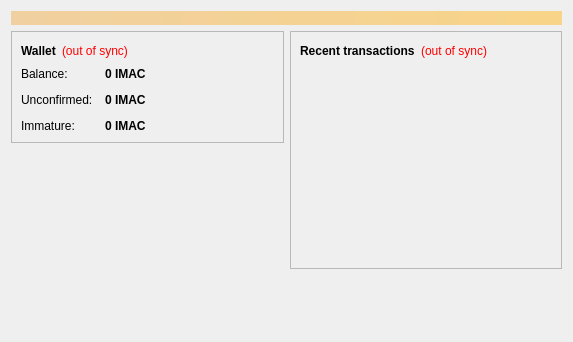
<?xml version="1.0" encoding="UTF-8"?>
<ui version="4.0">
 <class>OverviewPage</class>
 <widget class="QWidget" name="OverviewPage">
  <property name="geometry">
   <rect>
    <x>0</x>
    <y>0</y>
    <width>573</width>
    <height>342</height>
   </rect>
  </property>
  <property name="windowTitle">
   <string>Form</string>
  </property>
  <layout class="QVBoxLayout" name="topLayout">
   <item>
    <widget class="QLabel" name="labelAlerts">
     <property name="visible">
      <bool>false</bool>
     </property>
     <property name="styleSheet">
      <string notr="true">background-color: qlineargradient(x1: 0, y1: 0, x2: 1, y2: 0, stop:0 #F0D0A0, stop:1 #F8D488); color:#000000;</string>
     </property>
     <property name="wordWrap">
      <bool>true</bool>
     </property>
     <property name="margin">
      <number>3</number>
     </property>
    </widget>
   </item>
   <item>
    <layout class="QHBoxLayout" name="horizontalLayout" stretch="1,1">
     <item>
      <layout class="QVBoxLayout" name="verticalLayout_2">
       <item>
        <widget class="QFrame" name="frame">
         <property name="frameShape">
          <enum>QFrame::StyledPanel</enum>
         </property>
         <property name="frameShadow">
          <enum>QFrame::Raised</enum>
         </property>
         <layout class="QVBoxLayout" name="verticalLayout_4">
          <item>
           <layout class="QHBoxLayout" name="horizontalLayout_4">
            <item>
             <widget class="QLabel" name="label_5">
              <property name="font">
               <font>
                <weight>75</weight>
                <bold>true</bold>
               </font>
              </property>
              <property name="text">
               <string>Wallet</string>
              </property>
             </widget>
            </item>
            <item>
             <widget class="QLabel" name="labelWalletStatus">
              <property name="toolTip">
               <string>The displayed information may be out of date. Your wallet automatically synchronizes with the IMAcredit network after a connection is established, but this process has not completed yet.</string>
              </property>
              <property name="styleSheet">
               <string notr="true">QLabel { color: red; }</string>
              </property>
              <property name="text">
               <string notr="true">(out of sync)</string>
              </property>
              <property name="alignment">
               <set>Qt::AlignLeading|Qt::AlignLeft|Qt::AlignVCenter</set>
              </property>
             </widget>
            </item>
            <item>
             <spacer name="horizontalSpacer_2">
              <property name="orientation">
               <enum>Qt::Horizontal</enum>
              </property>
              <property name="sizeHint" stdset="0">
               <size>
                <width>40</width>
                <height>20</height>
               </size>
              </property>
             </spacer>
            </item>
           </layout>
          </item>
          <item>
           <layout class="QFormLayout" name="formLayout_2">
            <property name="fieldGrowthPolicy">
             <enum>QFormLayout::AllNonFixedFieldsGrow</enum>
            </property>
            <property name="horizontalSpacing">
             <number>12</number>
            </property>
            <property name="verticalSpacing">
             <number>12</number>
            </property>
            <item row="0" column="0">
             <widget class="QLabel" name="label">
              <property name="text">
               <string>Balance:</string>
              </property>
             </widget>
            </item>
            <item row="0" column="1">
             <widget class="QLabel" name="labelBalance">
              <property name="font">
               <font>
                <weight>75</weight>
                <bold>true</bold>
               </font>
              </property>
              <property name="cursor">
               <cursorShape>IBeamCursor</cursorShape>
              </property>
              <property name="toolTip">
               <string>Your current balance</string>
              </property>
              <property name="text">
               <string notr="true">0 IMAC</string>
              </property>
              <property name="textInteractionFlags">
               <set>Qt::LinksAccessibleByMouse|Qt::TextSelectableByKeyboard|Qt::TextSelectableByMouse</set>
              </property>
             </widget>
            </item>
            <item row="1" column="0">
             <widget class="QLabel" name="label_3">
              <property name="text">
               <string>Unconfirmed:</string>
              </property>
             </widget>
            </item>
            <item row="1" column="1">
             <widget class="QLabel" name="labelUnconfirmed">
              <property name="font">
               <font>
                <weight>75</weight>
                <bold>true</bold>
               </font>
              </property>
              <property name="cursor">
               <cursorShape>IBeamCursor</cursorShape>
              </property>
              <property name="toolTip">
               <string>Total of transactions that have yet to be confirmed, and do not yet count toward the current balance</string>
              </property>
              <property name="text">
               <string notr="true">0 IMAC</string>
              </property>
              <property name="textInteractionFlags">
               <set>Qt::LinksAccessibleByMouse|Qt::TextSelectableByKeyboard|Qt::TextSelectableByMouse</set>
              </property>
             </widget>
            </item>
            <item row="2" column="0">
             <widget class="QLabel" name="labelImmatureText">
              <property name="text">
               <string>Immature:</string>
              </property>
             </widget>
            </item>
            <item row="2" column="1">
             <widget class="QLabel" name="labelImmature">
              <property name="font">
               <font>
                <weight>75</weight>
                <bold>true</bold>
               </font>
              </property>
              <property name="toolTip">
               <string>Mined balance that has not yet matured</string>
              </property>
              <property name="text">
               <string notr="true">0 IMAC</string>
              </property>
              <property name="textInteractionFlags">
               <set>Qt::LinksAccessibleByMouse|Qt::TextSelectableByKeyboard|Qt::TextSelectableByMouse</set>
              </property>
             </widget>
            </item>
           </layout>
          </item>
         </layout>
        </widget>
       </item>
       <item>
        <spacer name="verticalSpacer">
         <property name="orientation">
          <enum>Qt::Vertical</enum>
         </property>
         <property name="sizeHint" stdset="0">
          <size>
           <width>20</width>
           <height>40</height>
          </size>
         </property>
        </spacer>
       </item>
      </layout>
     </item>
     <item>
      <layout class="QVBoxLayout" name="verticalLayout_3">
       <item>
        <widget class="QFrame" name="frame_2">
         <property name="frameShape">
          <enum>QFrame::StyledPanel</enum>
         </property>
         <property name="frameShadow">
          <enum>QFrame::Raised</enum>
         </property>
         <layout class="QVBoxLayout" name="verticalLayout">
          <item>
           <layout class="QHBoxLayout" name="horizontalLayout_2">
            <item>
             <widget class="QLabel" name="label_4">
              <property name="text">
               <string>&lt;b&gt;Recent transactions&lt;/b&gt;</string>
              </property>
             </widget>
            </item>
            <item>
             <widget class="QLabel" name="labelTransactionsStatus">
              <property name="toolTip">
               <string>The displayed information may be out of date. Your wallet automatically synchronizes with the IMAcredit network after a connection is established, but this process has not completed yet.</string>
              </property>
              <property name="styleSheet">
               <string notr="true">QLabel { color: red; }</string>
              </property>
              <property name="text">
               <string notr="true">(out of sync)</string>
              </property>
              <property name="alignment">
               <set>Qt::AlignRight|Qt::AlignTrailing|Qt::AlignVCenter</set>
              </property>
             </widget>
            </item>
            <item>
             <spacer name="horizontalSpacer">
              <property name="orientation">
               <enum>Qt::Horizontal</enum>
              </property>
              <property name="sizeHint" stdset="0">
               <size>
                <width>40</width>
                <height>20</height>
               </size>
              </property>
             </spacer>
            </item>
           </layout>
          </item>
          <item>
           <widget class="QListView" name="listTransactions">
            <property name="styleSheet">
             <string notr="true">QListView { background: transparent; }</string>
            </property>
            <property name="frameShape">
             <enum>QFrame::NoFrame</enum>
            </property>
            <property name="verticalScrollBarPolicy">
             <enum>Qt::ScrollBarAlwaysOff</enum>
            </property>
            <property name="horizontalScrollBarPolicy">
             <enum>Qt::ScrollBarAlwaysOff</enum>
            </property>
            <property name="selectionMode">
             <enum>QAbstractItemView::NoSelection</enum>
            </property>
           </widget>
          </item>
         </layout>
        </widget>
       </item>
       <item>
        <spacer name="verticalSpacer_2">
         <property name="orientation">
          <enum>Qt::Vertical</enum>
         </property>
         <property name="sizeHint" stdset="0">
          <size>
           <width>20</width>
           <height>40</height>
          </size>
         </property>
        </spacer>
       </item>
      </layout>
     </item>
    </layout>
   </item>
  </layout>
 </widget>
 <resources/>
 <connections/>
</ui>
